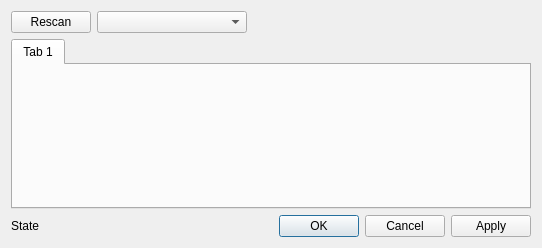
<?xml version="1.0" encoding="UTF-8"?>
<ui version="4.0">
 <class>mdtSerialPortSetupDialog</class>
 <widget class="QDialog" name="mdtSerialPortSetupDialog">
  <property name="geometry">
   <rect>
    <x>0</x>
    <y>0</y>
    <width>542</width>
    <height>248</height>
   </rect>
  </property>
  <property name="windowTitle">
   <string>Serial port setup</string>
  </property>
  <layout class="QGridLayout" name="gridLayout">
   <item row="0" column="0">
    <widget class="QPushButton" name="pbRescan">
     <property name="text">
      <string>Rescan</string>
     </property>
    </widget>
   </item>
   <item row="0" column="1">
    <widget class="QComboBox" name="cbPort">
     <property name="minimumSize">
      <size>
       <width>150</width>
       <height>0</height>
      </size>
     </property>
    </widget>
   </item>
   <item row="1" column="0" colspan="3">
    <widget class="QTabWidget" name="twOptions">
     <property name="currentIndex">
      <number>0</number>
     </property>
     <widget class="QWidget" name="tab">
      <attribute name="title">
       <string>Tab 1</string>
      </attribute>
     </widget>
    </widget>
   </item>
   <item row="2" column="0" colspan="2">
    <widget class="QLabel" name="lbState">
     <property name="text">
      <string>State</string>
     </property>
    </widget>
   </item>
   <item row="2" column="2">
    <widget class="QDialogButtonBox" name="buttonBox">
     <property name="orientation">
      <enum>Qt::Horizontal</enum>
     </property>
     <property name="standardButtons">
      <set>QDialogButtonBox::Apply|QDialogButtonBox::Cancel|QDialogButtonBox::Ok</set>
     </property>
     <property name="centerButtons">
      <bool>false</bool>
     </property>
    </widget>
   </item>
  </layout>
 </widget>
 <resources/>
 <connections>
  <connection>
   <sender>buttonBox</sender>
   <signal>accepted()</signal>
   <receiver>mdtSerialPortSetupDialog</receiver>
   <slot>accept()</slot>
   <hints>
    <hint type="sourcelabel">
     <x>248</x>
     <y>254</y>
    </hint>
    <hint type="destinationlabel">
     <x>157</x>
     <y>274</y>
    </hint>
   </hints>
  </connection>
  <connection>
   <sender>buttonBox</sender>
   <signal>rejected()</signal>
   <receiver>mdtSerialPortSetupDialog</receiver>
   <slot>reject()</slot>
   <hints>
    <hint type="sourcelabel">
     <x>316</x>
     <y>260</y>
    </hint>
    <hint type="destinationlabel">
     <x>286</x>
     <y>274</y>
    </hint>
   </hints>
  </connection>
 </connections>
</ui>
